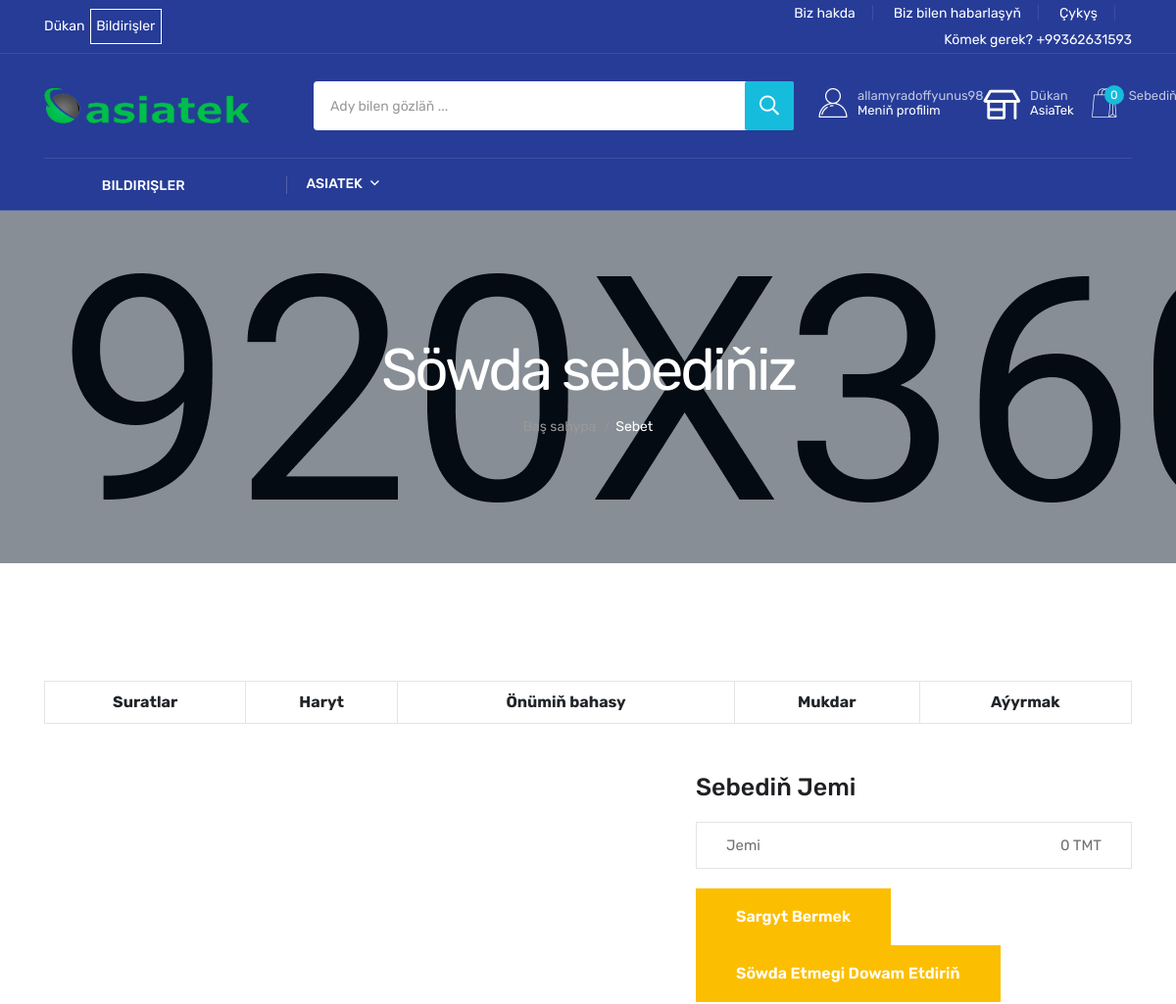
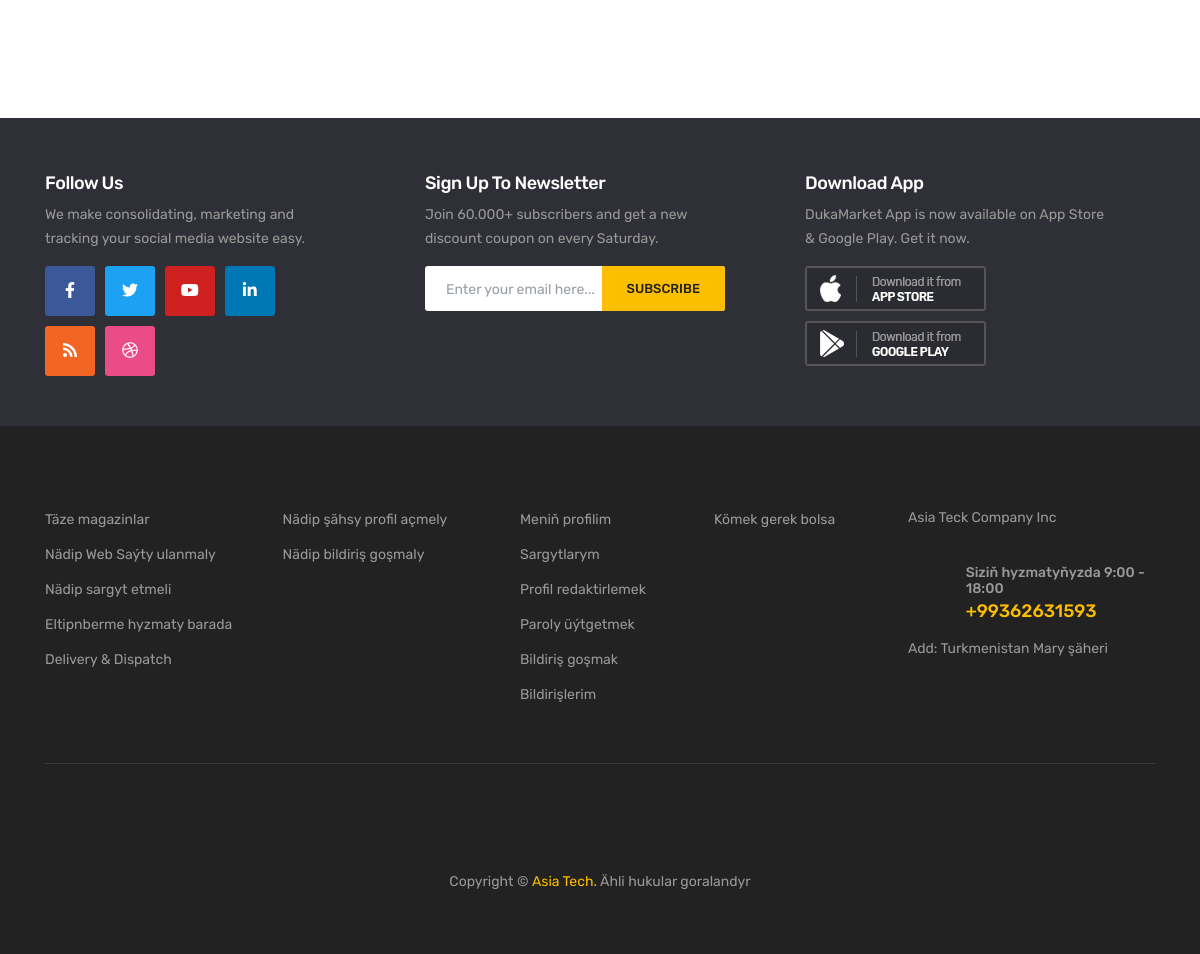
The app's page /cart/ (signed in) with its own data (2 pictures, top to bottom).
### banner/models.py (models this page shows)
class Logo(models.Model):
    image = models.ImageField(
        upload_to="store_banner/", blank=True, null=True)
    image_mobile = models.ImageField(
        upload_to="store_banner/", blank=True, null=True)

class Cartbanner(models.Model):
    image = models.ImageField(
        upload_to="store_banner/", blank=True, null=True)

### accounts/models.py (models this page shows, shortened)
class Account(AbstractBaseUser):
    first_name = models.CharField(max_length=50)
    last_name = models.CharField(max_length=50)
    username = models.CharField(max_length=50)
    email = models.EmailField(max_length=100, unique=True)
    phone_number = models.CharField(max_length=50, unique=True)
    date_joined = models.DateTimeField(auto_now_add=True)
    last_login = models.DateTimeField(auto_now_add=True)
    is_admin = models.BooleanField(default=False)
    is_staff = models.BooleanField(default=False)
    is_active = models.BooleanField(default=False)
    is_superadmin = models.BooleanField(default=False)
    USERNAME_FIELD = 'phone_number'
    REQUIRED_FIELDS = ['username', 'first_name', 'last_name']
    objects = MyAccountManager()

### carts/views.py (the view)
# urls.py: path('', cart, name="cart"),
def cart(request, total=0, quantity=0, cart_items=None):
    cart_banner = Cartbanner.objects.all()
    logo = Logo.objects.all()
    ads_cat = CategoryAd.objects.all()
    if request.user.is_authenticated:
        cart_items = CartItem.objects.filter(user=request.user, is_active=True)
    else:
        cart_items = 0
    try:
        if request.user.is_authenticated:
            cart_items = CartItem.objects.filter(user=request.user, is_active=True)
        else:
            cart = Cart.objects.get(cart_id=_cart_id(request))
            cart_items = CartItem.objects.filter(cart=cart, is_active=True)
        for cart_item in cart_items:
            total += (cart_item.product.get_price() * cart_item.quantity)
            quantity += cart_item.quantity
    except ObjectDoesNotExist:
        pass
    context = {
        'total': total,
        'quantity': quantity,
        'cart_items': cart_items,
        'cart_banner':cart_banner,
        'logo':logo,
        'cart_items': cart_items,
        'ads_cat':ads_cat
    }
    return render(request, 'cart/cart.html', context)

### carts/context_processors.py (called while the page is built)
def counter(request):
    cart_count = 0
    if 'admin' in request.path:
        return {}
    else:
        try:
            cart = Cart.objects.filter(cart_id=_cart_id(request))
            if request.user.is_authenticated:
                cart_items = CartItem.objects.all().filter(user=request.user)
            else:
                cart_items = CartItem.objects.all().filter(cart=cart[:1])
            for cart_item in cart_items:
                cart_count += cart_item.quantity
        except Cart.DoesNotExist:
            cart_count = 0
    return dict(cart_count=cart_count)

### carts/views.py (called while the page is built)
def _cart_id(request):
    cart = request.session.session_key
    if not cart:
        cart = request.session.create()
    return cart

### templates/cart/cart.html (shortened to what this page needs)
{% extends 'base.html' %}
{% block content %}
{% load static %}
<main>
    {% for i in cart_banner %}
    <div class="page-banner-area page-banner-height-2" data-background="{{i.image.url}}">
        <div class="container">
            <div class="row">
                <div class="col-xl-12">
                    <div class="page-banner-content text-center">
                        <h4 class="breadcrumb-title">Söwda sebediňiz</h4>
                        <div class="breadcrumb-two">
                            <nav>
                               <nav class="breadcrumb-trail breadcrumbs">
                                  <ul class="breadcrumb-menu">
                                     <li class="breadcrumb-trail">
                                        <a href="{% url 'home' %}"><span>Baş sahypa</span></a>
                                     </li>
                                     <li class="trail-item">
                                        <span>Sebet</span>
                                     </li>
                                  </ul>
                               </nav>
                            </nav>
                        </div>
                    </div>
                </div>
            </div>
        </div>
    </div>
    {% endfor %}
    <section class="cart-area pt-120 pb-120">
        <div class="container">
           <div class="row">
              <div class="col-12">
                    <form action="#">
                       <div class="table-content table-responsive">
                          <table class="table">
                                <thead>
                                   <tr>
                                      <th class="product-thumbnail">Suratlar</th>
                                      <th class="cart-product-name">Haryt</th>
                                      <th class="product-price">Önümiň bahasy</th>
                                      <th class="product-quantity">Mukdar</th>
                                      <th class="product-remove">Aýyrmak</th>
                                   </tr>
                                </thead>
                          </table>
                       </div>
                       <div class="row justify-content-end">
                          <div class="col-md-5">
                                <div class="cart-page-total">
                                   <h2>Sebediň jemi</h2>
                                   <ul class="mb-20">
                                      <li>Jemi <span>{{total}} TMT</span></li>
                                   </ul>
                                   <a class="tp-btn-h1" href="{% url 'checkout' %}">Sargyt bermek</a>
                                   <a class="tp-btn-h1" href="{% url 'store' %}">Söwda etmegi dowam etdiriň</a>
                                </div>
                          </div>
                       </div>
                    </form>
              </div>
           </div>
        </div>
     </section>
    <section class="cta-area d-ldark-bg pt-55 pb-10">
        <div class="container">
            <div class="row">
                <div class="col-lg-4 col-md-6">
                    <div class="cta-item cta-item-d mb-30">
                        <h5 class="cta-title">Follow Us</h5>
                        <p>We make consolidating, marketing and tracking your social media website easy.</p>
                        <div class="cta-social">
                            <div class="social-icon">
                                <a href="#" class="facebook"><i class="fab fa-facebook-f"></i></a>
                                <a href="#" class="twitter"><i class="fab fa-twitter"></i></a>
                                <a href="#" class="youtube"><i class="fab fa-youtube"></i></a>
                                <a href="#" class="linkedin"><i class="fab fa-linkedin-in"></i></a>
                                <a href="#" class="rss"><i class="fas fa-rss"></i></a>
                                <a href="#" class="dribbble"><i class="fab fa-dribbble"></i></a>
                            </div>
                        </div>
                    </div>
                </div>
                <div class="col-lg-4 col-md-6">
                    <div class="cta-item mb-30">
                        <h5 class="cta-title">Sign Up To Newsletter</h5>
                        <p>Join 60.000+ subscribers and get a new discount coupon  on every Saturday.</p>
                        <div class="subscribe__form">
                            <form action="#">
                                <input type="email" placeholder="Enter your email here...">
                                <button>subscribe</button>
                            </form>
                        </div>
                    </div>
                </div>
                <div class="col-lg-4 col-md-6">
                    <div class="cta-item mb-30">
                        <h5 class="cta-title">Download App</h5>
                        <p>DukaMarket App is now available on App Store & Google Play. Get it now.</p>
                        <div class="cta-apps">
                            <div class="apps-store">
                                <a href="#"><img src="assets/img/brand/app_ios.png" alt=""></a>
                                <a href="#"><img src="assets/img/brand/app_android.png" alt=""></a>
                            </div>
                        </div>
                    </div>
                </div>
            </div>
        </div>
    </section>
</main>
{% endblock %}

### templates/include/header.html (shortened to what this page needs)
{%load static %}
<header class="header d-blue-bg">
    <div class="header-top">
        <div class="container 0">
            <div class="header-inner">
                <div class="row align-items-center">
                    <div class="col-xl-6 col-lg-7">
                        <div class="header-inner-start">
                            <div class="support d-none d-sm-block">
                                <p><a href="{% url 'store' %}">Dükan</a></p>
                            </div>
                            <div class="support d-none d-sm-block"
                                style="margin-left: 1%; border: 1px solid #fff; padding: 1%;">
                                <p><a href="{% url 'all_ads' %}">Bildirişler</a></p>
                            </div>
                        </div>
                    </div>
                    <div class="col-xl-6 col-lg-5 d-none d-lg-block">
                        <div class="header-inner-end text-md-end">
                            <div class="ovic-menu-wrapper ovic-menu-wrapper-2">
                                <ul>
                                    <li><a href="about.html">Biz hakda</a></li>
                                    <li><a href="contact.html">Biz bilen habarlaşyň</a></li>
                                    <li><a href="{% url 'logout' %}">Çykyş</a></li>
                                    <li><a href="tel:+99362631593">Kömek gerek? +99362631593</a></li>
                                </ul>
                            </div>
                        </div>
                    </div>
                </div>
            </div>
        </div>
    </div>
    <div class="header-mid">
        <div class="container">
            <div class="heade-mid-inner">
                <div class="row align-items-center">
                    <div class="col-xl-3 col-lg-3 col-md-4 col-sm-4">
                        <div class="header__info header__info-2">
                            <div class="logo logo-3">
                                {% for logo in logo %}
                                <a href="/" class="logo-image"><img style="width: 150%;" src="{{logo.image.url}}"
                                        alt="logo"></a>
                                {% endfor %}
                            </div>
                        </div>
                    </div>
                    <div class="col-xl-5 col-lg-4 d-none d-lg-block">
                        <div class="header__search">
                            <form action="{% url 'search' %}">
                                <div class="header__search-box header__search-cat">
                                    <input class="search-input search-input-2" type="text"
                                        placeholder="Ady bilen gözläň ..." name="keyword">
                                    <button class="button button-2 button-3" type="submit"><i
                                            class="far fa-search"></i></button>
                                </div>
                            </form>
                        </div>
                    </div>
                    <div class="col-xl-4 col-lg-5 col-md-8 col-sm-8">
                        <div class="header-action">
                            {% if user.is_authenticated %}
                            <div class="block-userlink">
                                <a class="icon-link icon-link-2" href="{% url 'dashboard' %}">
                                    <i class="flaticon-user"></i>
                                    <span class="text">
                                        <span class="sub">{{user.first_name}} </span>
                                        Meniň profilim </span>
                                </a>
                            </div>
                            {% endif %}
                            <div class="block-wishlist action">
                                <a class="icon-link icon-link-2" href="{% url 'store' %}">
                                    <i class="fas fa-store-alt"></i>
                                    <span class="text">
                                        <span class="sub">Dükan</span>
                                        AsiaTek </span>
                                </a>
                            </div>
                            <div class="block-cart action" style="margin-left: 5%;">
                                <a class="icon-link icon-link-2" href="{% url 'cart'  %}">
                                    <i class="flaticon-shopping-bag"></i>
                                    <span class="count count-2">{{cart_items|length}}</span>
                                    <span class="text">
                                        <span class="sub">Sebediňiz:</span>
                                    </span>
                                </a>
                            </div>
                        </div>
                    </div>
                </div>
            </div>
        </div>
    </div>
    <div class="header__bottom">
        <div class="container">
            <div class="row g-0 align-items-center">
                <div class="col-lg-3">
                    <div class="cat__menu-wrapper side-border d-none d-lg-block">
                        <div class="cat-toggle">
                            <button type="button" class="cat-toggle-btn cat-toggle-btn-1"><i class="fal fa-bars"></i>
                                Bildirişler</button>
                        </div>
                    </div>
                </div>
                <div class="col-lg-6 col-md-6 col-3">
                    <div class="header__bottom-left d-flex d-xl-block align-items-center">
                        <div class="main-menu d-none d-lg-block">
                            <nav>
                                <ul>
                                    <li>
                                        <a href="">AsiaTek <i class="far fa-angle-down"></i></a>
                                    </li>
                                </ul>
                            </nav>
                        </div>
                    </div>
                </div>
            </div>
        </div>
    </div>
</header>

### static/assets/css/default.css (style rules this page uses)
.mb-20 { margin-bottom:20px }
.mb-30 { margin-bottom:30px }
.pt-55 { padding-top:55px }
.pt-120 { padding-top:120px }
.pb-10 { padding-bottom:10px }
.pb-120 { padding-bottom:120px }

### records on screen
Logo: image (picture)
Account: first_name "allamyradoffyunus98"

### other values on screen
{{ cart_items|length }} "0"
{{ total }} "0"
